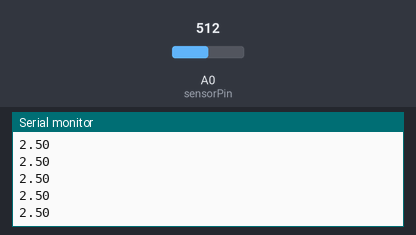
This sketch was run on a simulated Arduino Uno, built with avr-gcc and run on an emulated ATmega328P. Parts: the last lines printed to the serial monitor. Inputs (shaded band) come from the test bench; at power-on: A0 (sensorPin) = 512.

Above: at 1.2 s.
1.3 s: A0 (sensorPin) set to 716
At 1.31 s:
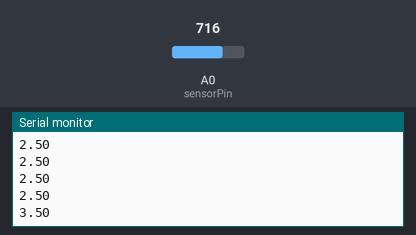
2.8 s: A0 (sensorPin) set to 900
At 2.82 s:
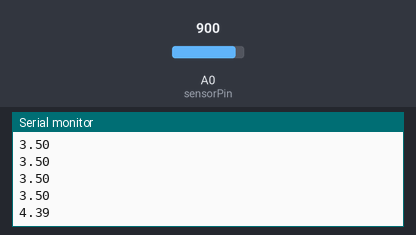
Timing chart, 0 to 5.8 s (numbered marks = the images above; inputs shaded):
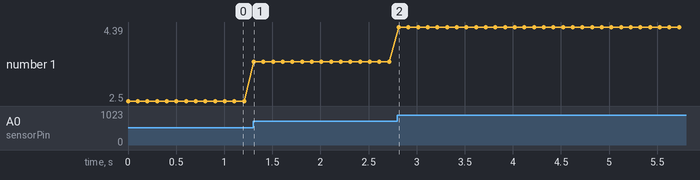

The sketch:

Photoresistor_Test.ino
```cpp
int sensorPin = A0;    // select the input pin for the potentiometer      // select the pin for the LED
int sensorValue = 0;  // variable to store the value coming from the sensor
float voltage = 0;

void setup() {
  // declare the ledPin as an OUTPUT:
  Serial.begin(9600);
}

void loop() {
  // read the value from the sensor:
  sensorValue = analogRead(sensorPin);
  voltage = sensorValue * (5.0 / 1024.0);
  Serial.println(voltage);
  delay(100);
}
```

Measured:
- after the input at 1.3 s, the serial monitor: prints a new line at once (image 1)
- after the input at 2.8 s, the serial monitor: prints a new line at once (image 2)
- plotted number 1: 2.5 → 3.5 after the input at 1.3 s, 3.5 → 4.39 after the input at 2.8 s
